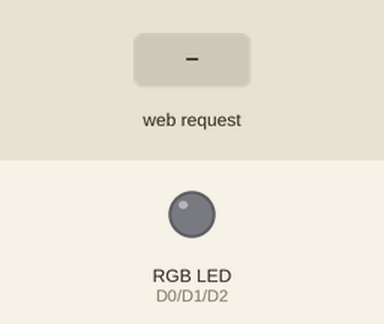
This program was run on a simulated ESP8266 (NodeMCU). Parts: an RGB LED mixed from three pins (HIGH = lit). The test bench sets the inputs (shaded band). WiFi joins after 1.5 s; servers stay silent unless stated; what the program prints to the serial monitor is not drawn.

Above: at 0.1 s.
At 2.7 s:
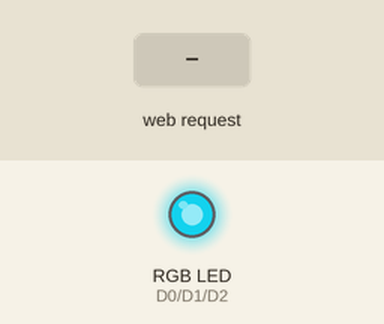
2.8 s: HTTP request GET /azul received
4.3 s: HTTP request GET /aqua received
5.8 s: HTTP request GET /verde-primavera received
7.3 s: HTTP request GET /verde received
8.8 s: HTTP request GET /lilas received
10.3 s: HTTP request GET /azul-violeta received
Timing chart, 0 to 12.8 s (numbered marks = the images above; inputs shaded):
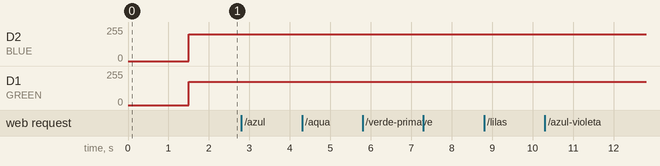

The program:

main.cpp
```cpp
#include <ESP8266WiFi.h>
#include <ESP8266WebServer.h>
#include "Coroa.h"

#define RED D0
#define GREEN D1
#define BLUE D2

#define SSID "seu_Wifi"
#define SENHA "sua_Senha"

ESP8266WebServer servidor;

void coloreLED(int redQ, int greenQ, int blueQ) {
  analogWrite(RED, redQ);
  analogWrite(GREEN, greenQ);
  analogWrite(BLUE, blueQ);
}

void azul(){coloreLED(0,0,255);}
void aqua(){coloreLED(0,255,255);}
void vprimavera(){coloreLED(0,255,127);}
void verde(){coloreLED(0,255,0);}
void lilas(){coloreLED(123,104,238);}
void azulVioleta(){coloreLED(138,43,226);}
void magenta(){coloreLED(255,0,255);}
void rosa(){coloreLED(255,20,147);}
void vermelho(){coloreLED(255,0,0);}
void branco(){coloreLED(255,255,255);}


void setup() {
 pinMode(RED,OUTPUT);
 pinMode(GREEN,OUTPUT);
 pinMode(BLUE,OUTPUT);

 WiFi.begin(SSID,SENHA);
Serial.begin(115200);

while(WiFi.status()!=WL_CONNECTED)//Enquanto a conexão não é realizada
{
  Serial.print(".");
  delay(500);
}

Serial.print("IP Address: ");
Serial.println(WiFi.localIP());//Ip onde tenho que me conectar

servidor.on("/azul",azul);
servidor.on("/aqua",aqua);
servidor.on("/verde-primavera",vprimavera);
servidor.on("/verde",verde);
servidor.on("/lilas",lilas);
servidor.on("/azul-violeta",azulVioleta);
servidor.on("/magenta",magenta);
servidor.on("/rosa",rosa);
servidor.on("/vermelho",vermelho);
servidor.on("/branco",branco);
servidor.begin();
}

void loop() {
  coloreLED(16,176,200);
  servidor.send(200,"text/html", tiaraCodigo);//Imprime a página web no servidor
  servidor.handleClient();

}
```

Coroa.h
```cpp
char tiaraCodigo[] PROGMEM = R"=====(
<!DOCTYPE html>
<html lang="en">
<head>
    <meta charset="UTF-8">
    <meta http-equiv="X-UA-Compatible" content="IE=edge">
    <meta name="viewport" content="width=device-width, initial-scale=1.0">
    <title>Tiara LED RGB</title>
    <style>
    h1{
        display: block;
        text-align: center;
    }
    div.cores{
        display: flex;
        justify-content: center;
    }
    button {
    width: 150px;
    height: 100px;
    font-size: 20px;
    }
    #azul{
        background-color: #0000FF ;
    }
    #aqua{
        background-color:#00FFFF ;
    }
    #verde-primavera{
        background-color:#00FF7F;
    }
    #verde{
        background-color:#008000 ;
    }
    #lilas{
        background-color:#7B68EE ;
    }
    #azul-violeta{
        background-color:#8A2BE2 ;
    }
    #magenta{
        background-color: #FF00FF ;
    }
    #rosa{
        background-color: #FF1493;
    }
    #vermelho{
        background-color: #FF0000;
    }
    #branco{
        background-color: #FFFFFF;
    }
    </style>
</head>
<body>
    <h1>Escolha a cor dos LEDs</h1>
    <div class = "cores">
        <button id = "azul">Azul</button>
        <button id = "aqua">Aqua</button>
        <button id = "verde-primavera">Verde Primavera</button>
        <button id = "verde">Verde</button>
        <button id = "lilas">Lilás</button>
        <button id = "azul-violeta">Azul Violeta</button>
        <button id = "magenta">Magenta</button>
        <button id = "rosa">Rosa Profundo</button>
        <button id = "vermelho">Vermelho</button>
        <button id = "branco">Branco</button>

    </div>

    <script>
        function requisita(botao){
            let request = new XMLHttpRequest();
            url = `\\${botao.id}`
            console.log(url);
            request.open("POST", url, true);
            request.send();
        }

        const btnAzul = document.getElementById("azul");
        btnAzul.addEventListener("click", function(){requisita(btnAzul)});
        let btnAqua = document.getElementById("aqua");
        btnAqua.addEventListener("click", function(){requisita(btnAqua)});
        let btnVP = document.getElementById("verde-primavera");
        btnVP.addEventListener("click", function(){requisita(btnVP)});
        let btnVerde = document.getElementById("verde");
        btnVerde.addEventListener("click", function(){requisita(btnVerde)});
        let btnLilas = document.getElementById("lilas");
        btnLilas.addEventListener("click", function(){requisita(btnLilas)});
        let btnBV = document.getElementById("azul-violeta");
        btnBV.addEventListener("click", function(){requisita(btnBV)});
        let btnMagenta = document.getElementById("magenta");
        btnMagenta.addEventListener("click", function(){requisita(btnMagenta)});
        let btnRosa = document.getElementById("rosa");
        btnRosa.addEventListener("click", function(){requisita(btnRosa)});
        let btnRed = document.getElementById("vermelho");
        btnRed.addEventListener("click", function(){requisita(btnRed)});
        let btnBranco = document.getElementById("branco");
        btnBranco.addEventListener("click", function(){requisita(btnBranco)});


    </script>
</body>
</html>

)=====";
```
